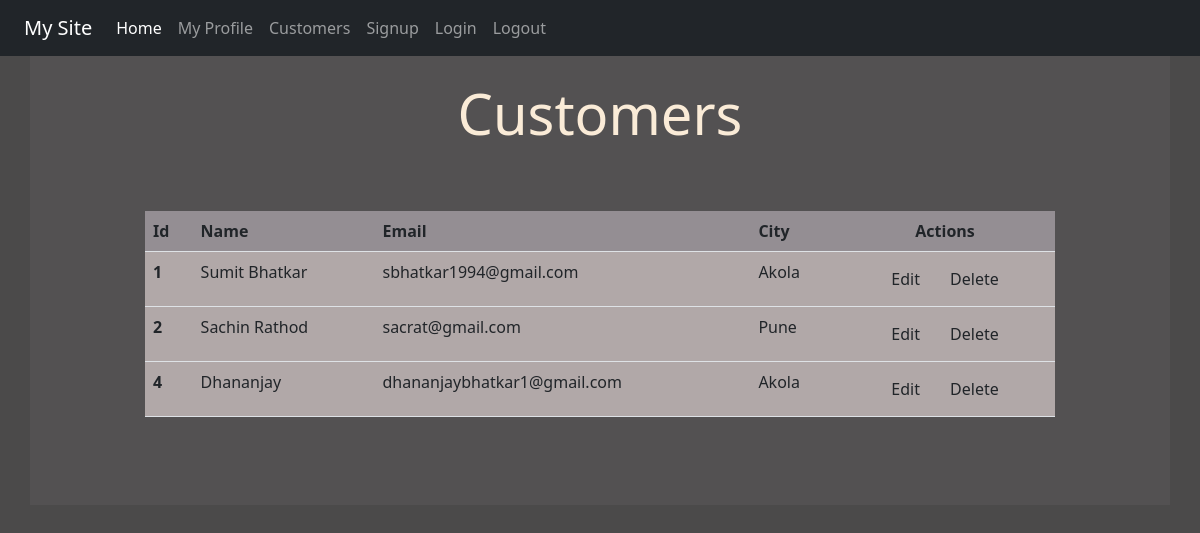
Page /customer/ (signed in) on the earlier database version.
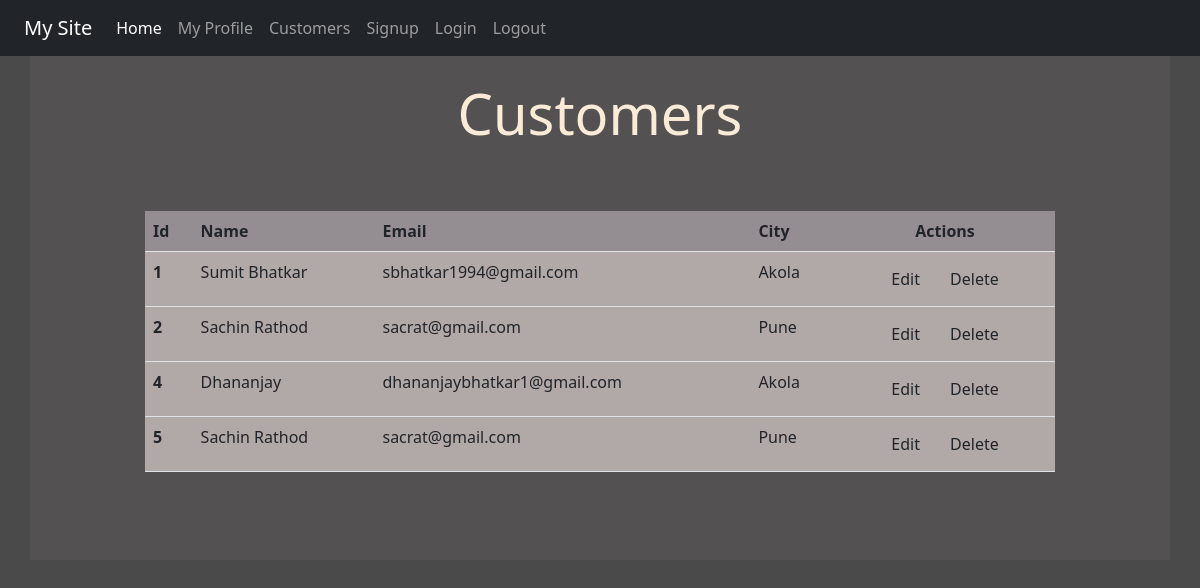
Same page on the later database version.
### reg/models.py (models this page shows, shortened)
class Employee(models.Model):
    id=models.AutoField(primary_key=True)
    name=models.CharField(max_length = 100)
    email=models.EmailField()
    city = models.CharField(max_length=15)
    class Meta:
        db_table="employee"

### reg/views.py (the view)
# urls.py: path('customer/', views.show, name='customer'),
def show(request):
    if request.user.is_authenticated:
        employees = Employee.objects.all()
        return render(request, 'reg/customer.html',{'name':request.user, 'stu':employees})
    else:
        return HttpResponseRedirect('/login/')

### reg/templates/reg/customer.html (shortened to what this page needs)
{% extends 'reg/base.html' %}
{% block content %}
<div class="jumbotron jumbotron-fluid jumbo-color">
<div class=" col-sm-12">
    <div class="container">
        <br>
        <div class="d-flex align-items-center justify-content-center" >
            <br>
            <br>
            <br>
            {% if stu %}
            <div class="col-sm-10">
                <h3 class="text-center display-4 font-weight-bold">Customers</h3>
                <br>
                <br>
                <table class="table ">
                    <thead class=" thead-dark">
                        <tr class="tablecolor2">
                            <th scope="col">Id</th>
                            <th scope="col">Name</th>
                            <th scope="col">Email</th>
                            <th scope="col">City</th>
                            <th scope="col" class="text-center">Actions</th>
                        </tr>
                    </thead>
                    <tbody>
                        {% for st in stu %}
                        <tr class="tablecolor1">
                            <th scope="row">{{ st.id }}</th>
                            <td>{{ st.name }}</td>
                            <td>{{ st.email }}</td>
                            <td>{{ st.city }}</td>
                            <td class="text-center"><a href="{%  url 'updatedata' st.id %}" class="btn ">Edit</a>
                                <form action="{% url 'deletedata' st.id %}" method="POST" class="d-inline ">
                                    <input type="submit" class="btn" onclick="return confirm('Do you really want to delete?');" value="Delete" >
                                </form>
                            </td>
                        </tr>
                        {% endfor %}
                    </tbody>
                </table>
            {% else %}
            <br>
            <br>
                <h4 class=" text-center "> Add Customers to View</h4>
            </div>
            {% endif %}
        </div>
    </div>
</div>
<br><br> <br>
</div>
{% endblock content %}

### reg/templates/reg/base.html (shortened to what this page needs)
<!DOCTYPE html>
{% load static %}
<html lang="en">
<head>
	<link rel="stylesheet" href="https://use.fontawesome.com/releases/v5.6.1/css/all.css"
>
	<link rel="stylesheet" href=" {% static 'reg/css/bootstrap.min.css'%}">
	<link rel="stylesheet" href=" {% static 'reg/css/style.css'%}">
</head>
<body>
	<div class="container-fluid bg-dark">
		{% include 'reg/navbar.html' %}
	</div>
	<div class="container">
		<div class="row">
			{% block content %}
			{% endblock content %}
		</div>
	</div>
</body>
</html>

### reg/templates/reg/navbar.html (shortened to what this page needs)
<nav class="navbar navbar-expand-md navbar-dark bg-dark">
    <div class="container-fluid">
      <a class="navbar-brand" href="/">My Site</a>
      <div class="collapse navbar-collapse" id="navbarNavAltMarkup">
        <div class="navbar-nav">
          <a class="nav-link active" aria-current="page" href="/">Home</a>
          <a class="nav-link" href="{% url 'profile' %}">My Profile</a>
          <a class="nav-link" href="{% url 'customer' %}">Customers</a>
          <a class="nav-link" href="{% url 'signup'%}">Signup</a>
          <a class="nav-link" href="{% url 'login' %}">Login</a>
          <a class="nav-link" href="{% url 'logout' %}">Logout</a>
        </div>
      </div>
    </div>
  </nav>

### reg/static/reg/css/style.css (style rules this page uses)
body { background-color:rgb(75,74,74); color: antiquewhite; }
.jumbo-color { background-color:rgb(83,81,82); }
.tablecolor2 { background-color: rgb(148, 142, 147) }
.tablecolor1 { background-color: rgb(177, 168, 168) }

Differences in the rows shown:
added Employee: id "5", name "Sachin Rathod", email "sacrat@gmail.com", city "Pune"
